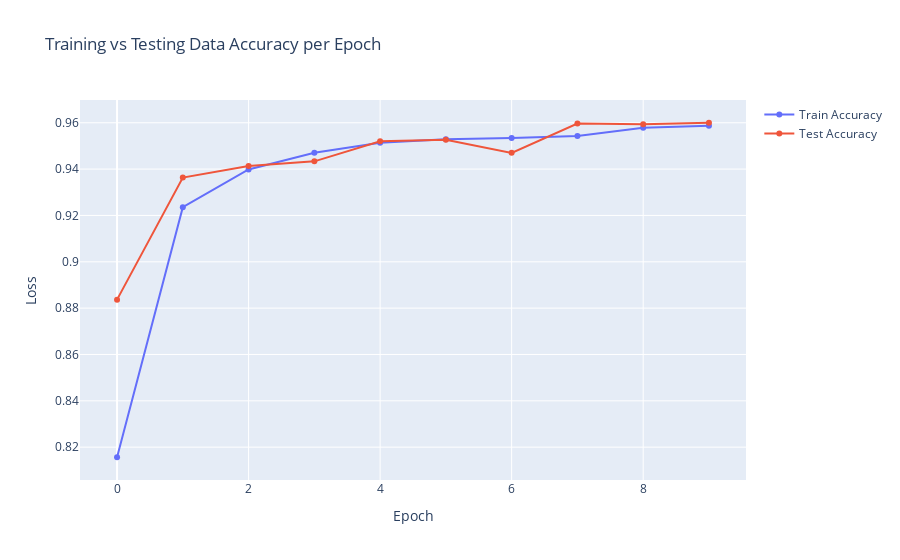

Source (notebook cell):
### Code cell
# Plot Validation Accuracy vs Train Accuracy
train_acc = {
  "mode": "lines+markers", 
  "name": "Train Accuracy", 
  "type": "scatter", 
  "x":hist.epoch, 
  "y":   hist.history['accuracy']
}
test_acc = {
  "mode": "lines+markers", 
  "name": "Test Accuracy", 
  "type": "scatter", 
  "x":hist.epoch, 
  "y":  hist.history['val_accuracy']
}

data = [train_acc,test_acc]
layout = {
  "title": "Training vs Testing Data Accuracy per Epoch", 
  "xaxis": {"title": "Epoch"}, 
  "yaxis": {"title": "Loss"}
}
fig = go.Figure(data=data, layout=layout)
fig.show()

### Figure 1 — Plotly figure (JSON) as saved in the notebook; plotly's stock layout.template omitted (floating-point values rounded to 4 significant figures)
{"data": [{"mode": "lines+markers", "name": "Train Accuracy", "type": "scatter", "x": [0, 1, 2, 3, 4, 5, 6, 7, 8, 9], "y": [0.8157, 0.9236, 0.9398, 0.9471, 0.9513, 0.9528, 0.9534, 0.9542, 0.9578, 0.9587]}, {"mode": "lines+markers", "name": "Test Accuracy", "type": "scatter", "x": [0, 1, 2, 3, 4, 5, 6, 7, 8, 9], "y": [0.8837, 0.9363, 0.9413, 0.9433, 0.952, 0.9527, 0.947, 0.9597, 0.9593, 0.96]}], "layout": {"title": {"text": "Training vs Testing Data Accuracy per Epoch"}, "xaxis": {"title": {"text": "Epoch"}}, "yaxis": {"title": {"text": "Loss"}}}}
